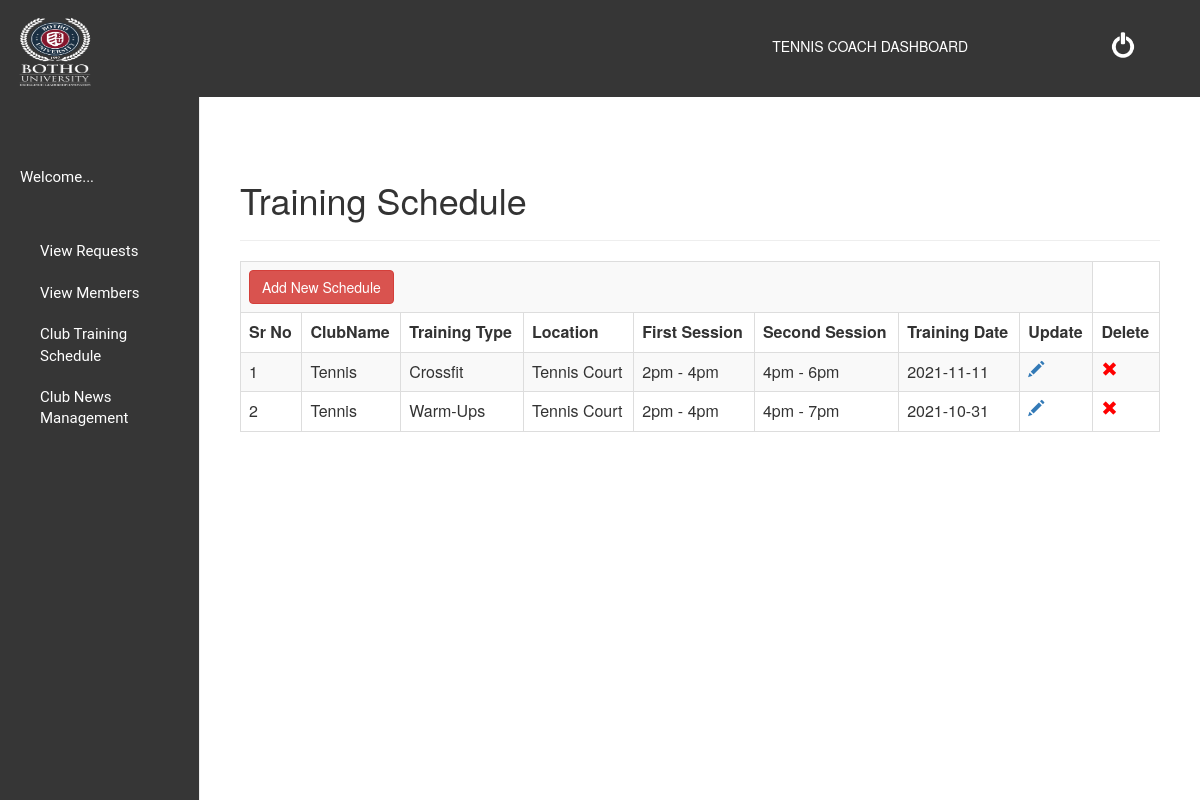
Screenshot of /Tennis/dashboard.php?option=pay with the database file from the repository.
### tables this page shows
CREATE TABLE `trainingschedule` (
  `Sid` int(12) NOT NULL,
  `ClubName` varchar(50) NOT NULL,
  `TrainingType` varchar(50) NOT NULL,
  `Location` varchar(100) NOT NULL,
  `FirstSession` varchar(30) NOT NULL,
  `SecondSession` varchar(30) NOT NULL,
  `TrainingDate` date NOT NULL
);

### Tennis/TennisSchedule.php (the view, shortened to what this page needs)
<table class="table table-bordered table-striped table-hover">
	<h1>Training Schedule</h1><hr>
	<tr>
	<td colspan="8"><a href="dashboard.php?option=add_rooms" class="btn btn-danger">Add New Schedule</a></td>
	</tr>
	<tr style="height:40">
		<th>Sr No</th>
		<th>ClubName</th>
		<th>Training Type</th>
		<th>Location</th>
		<th>First Session</th>
		<th>Second Session</th>
		<th>Training Date</th>
		<th>Update</th>
		<th>Delete</th>
	</tr>
<?php
$i=1;
$sql=mysqli_query($conn,"select * from trainingschedule where ClubName='Tennis'");
while($res=mysqli_fetch_assoc($sql))
{
$id=$res['Sid'];
?>
<tr>
		<td><?php echo $i;$i++; ?></td>
		<td><?php echo $res['ClubName']; ?></td>
		<td><?php echo $res['TrainingType']; ?></td>
		<td><?php echo $res['Location']; ?></td>
		<td><?php echo $res['FirstSession']; ?></td>
		<td><?php echo $res['SecondSession']; ?></td>
		<td><?php echo $res['TrainingDate']; ?></td>
		<td><a href="dashboard.php?option=update_room&id=<?php echo $id;?>"><span class="glyphicon glyphicon-pencil"></span></a></td>
		<td><a href="#" onclick="delRoom('<?php echo $id; ?>')"><span class="glyphicon glyphicon-remove" style='color:red'></span></a></td>
	</tr>
<?php
}
?>
</table>

### Tennis/dashboard.css (style rules this page uses)
body { padding-top: 100px; }

### rows the page displays
trainingschedule: ClubName "Tennis", TrainingType "Crossfit", Location "Tennis Court", FirstSession "2pm - 4pm", SecondSession "4pm - 6pm", TrainingDate "2021-11-11"
trainingschedule: ClubName "Tennis", TrainingType "Warm-Ups", Location "Tennis Court", FirstSession "2pm - 4pm", SecondSession "4pm - 7pm", TrainingDate "2021-10-31"
